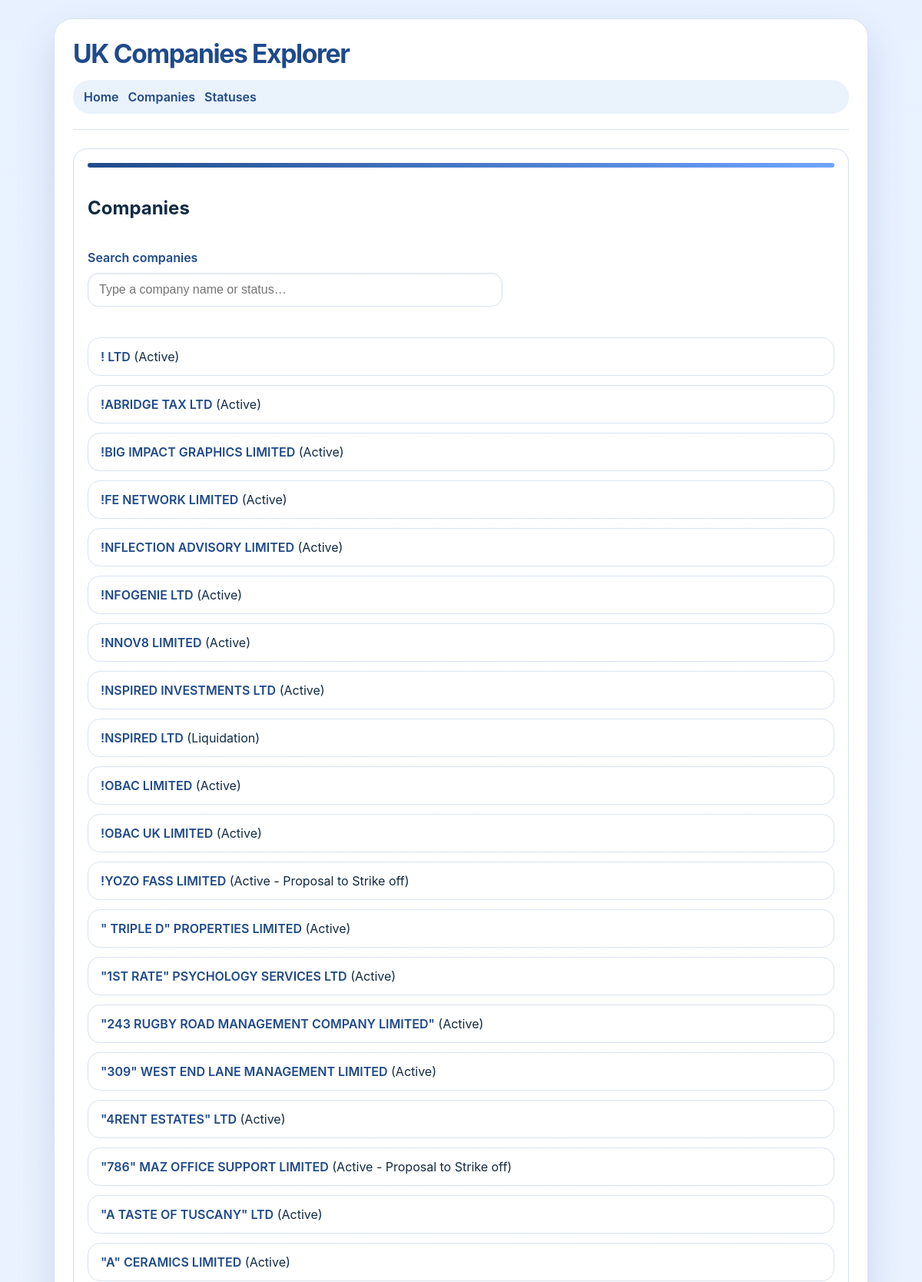
/companies (upper part), run on the app's committed database.
### models.py (models this page shows)
class Company(db.Model):
    id = db.Column(db.Integer, primary_key=True)
    name = db.Column(db.String(300), nullable=False)
    number = db.Column(db.String(50))
    postcode = db.Column(db.String(20))
    status_id = db.Column(db.Integer, db.ForeignKey("status.id"), nullable=False)

class Status(db.Model):
    id = db.Column(db.Integer, primary_key=True)
    status_name = db.Column(db.String(200), nullable=False)
    companies = db.relationship("Company", backref="status", lazy=True)

### app.py (the view)
    @app.route("/companies")
    def companies():
        all_companies = Company.query.limit(200).all()
        return render_template("companies.html", companies=all_companies)

### templates/companies.html (shortened to what this page needs)
{% extends "base.html" %}
{% block content %}
<h2>Companies</h2>
<div class="search-block">
  <label for="company-search">Search companies</label>
  <input
    id="company-search"
    type="search"
    placeholder="Type a company name or status…"
    aria-label="Search companies"
  />
</div>
<ul id="company-list">
  {% for c in companies %}
    <li>
      <a href="/companies/{{ c.id }}">{{ c.name }}</a>
      ({{ c.status.status_name }})
    </li>
  {% endfor %}
</ul>
{% endblock %}

### templates/base.html (shortened to what this page needs)
<!doctype html>
<html>
  <head>
  </head>
  <body>
    <div class="page-shell">
      <header>
        <h1>UK Companies Explorer</h1>
        <nav class="nav-links">
          <a href="/">Home</a>
          <a href="/companies">Companies</a>
          <a href="/statuses">Statuses</a>
        </nav>
      </header>
      <div class="table-panel">
        <div class="content-block">
          {% block content %}{% endblock %}
        </div>
      </div>
    </div>
  </body>
</html>

### templates/base.html (style rules this page uses)
:root { color-scheme: light; --bg: #f6fbff; --panel: #ffffff; --accent: #1f4a8a; --accent-soft: #eaf2fc; --text: #102a43; --border: #d8e3ef; --shadow: rgba(31, 74, 138, 0.16); }
* { box-sizing: border-box; }
html, body { margin: 0; min-height: 100%; font-family: Inter, system-ui, -apple-system, BlinkMacSystemFont, sans-serif; background: linear-gradient(180deg, #e8f1ff 0%, #f9fcff 100%); color: var(--text); }
body { padding: 24px; }
.page-shell { max-width: 1060px; margin: 0 auto; padding: 24px; background: var(--panel); border: 1px solid var(--border); border-radius: 24px; box-shadow: 0 22px 50px var(--shadow); }
header { display: grid; gap: 14px; padding-bottom: 20px; border-bottom: 1px solid var(--border); margin-bottom: 24px; }
header h1 { margin: 0; font-size: clamp(2.1rem, 2.7vw, 3rem); letter-spacing: -0.04em; color: var(--accent); }
.nav-links { display: inline-flex; flex-wrap: wrap; gap: 12px; padding: 12px 14px; border-radius: 999px; background: var(--accent-soft); }
.nav-links a { color: var(--accent); text-decoration: none; font-weight: 600; transition: color 0.2s ease, transform 0.2s ease; }
.table-panel { width: 100%; overflow-x: auto; border-radius: 18px; border: 1px solid var(--border); background: linear-gradient(180deg, #ffffff 0%, #f7fbff 100%); box-shadow: inset 0 0 0 1px rgba(31, 74, 138, 0.03); padding: 18px; }
.table-panel::before { content: ""; display: block; width: 100%; height: 6px; margin-bottom: 18px; border-radius: 999px; background: linear-gradient(90deg, #1f4a8a 0%, #6ea4ff 100%); }
.content-block { display: grid; gap: 20px; }

### templates/companies.html (style rules this page uses)
.search-block { display: grid; gap: 10px; margin-bottom: 20px; }
.search-block label { font-weight: 600; color: #1f4a8a; }
#company-search { width: 100%; max-width: 540px; border: 1px solid #d8e3ef; border-radius: 14px; padding: 12px 14px; font-size: 1rem; background: #ffffff; color: #102a43; box-shadow: inset 0 1px 2px rgba(16, 42, 67, 0.08); }
#company-list { list-style: none; padding: 0; margin: 0; display: grid; gap: 12px; }
#company-list li { padding: 14px 16px; border: 1px solid #d8e3ef; border-radius: 16px; background: #ffffff; }
#company-list a { color: #1f4a8a; text-decoration: none; font-weight: 600; }

### data on the page
Company: name "! LTD", status.status_name "Active"
Company: name "!ABRIDGE TAX LTD", status.status_name "Active"
Company: name "!BIG IMPACT GRAPHICS LIMITED", status.status_name "Active"
Company: name "!FE NETWORK LIMITED", status.status_name "Active"
Company: name "!NFLECTION ADVISORY LIMITED", status.status_name "Active"
Company: name "!NFOGENIE LTD", status.status_name "Active"
Company: name "!NNOV8 LIMITED", status.status_name "Active"
Company: name "!NSPIRED INVESTMENTS LTD", status.status_name "Active"
Company: name "!NSPIRED LTD", status.status_name "Liquidation"
Company: name "!OBAC LIMITED", status.status_name "Active"
Company: name "!OBAC UK LIMITED", status.status_name "Active"
Company: name "!YOZO FASS LIMITED", status.status_name "Active - Proposal to Strike off"
Company: name "\" TRIPLE D\" PROPERTIES LIMITED", status.status_name "Active"
Company: name "\"1ST RATE\" PSYCHOLOGY SERVICES LTD", status.status_name "Active"
Company: name "\"243 RUGBY ROAD MANAGEMENT COMPANY LIMITED\"", status.status_name "Active"
Company: name "\"309\" WEST END LANE MANAGEMENT LIMITED", status.status_name "Active"
Company: name "\"4RENT ESTATES\" LTD", status.status_name "Active"
Company: name "\"786\" MAZ OFFICE SUPPORT LIMITED", status.status_name "Active - Proposal to Strike off"
Company: name "\"A TASTE OF TUSCANY\" LTD", status.status_name "Active"
Company: name "\"A\" CERAMICS LIMITED", status.status_name "Active"
